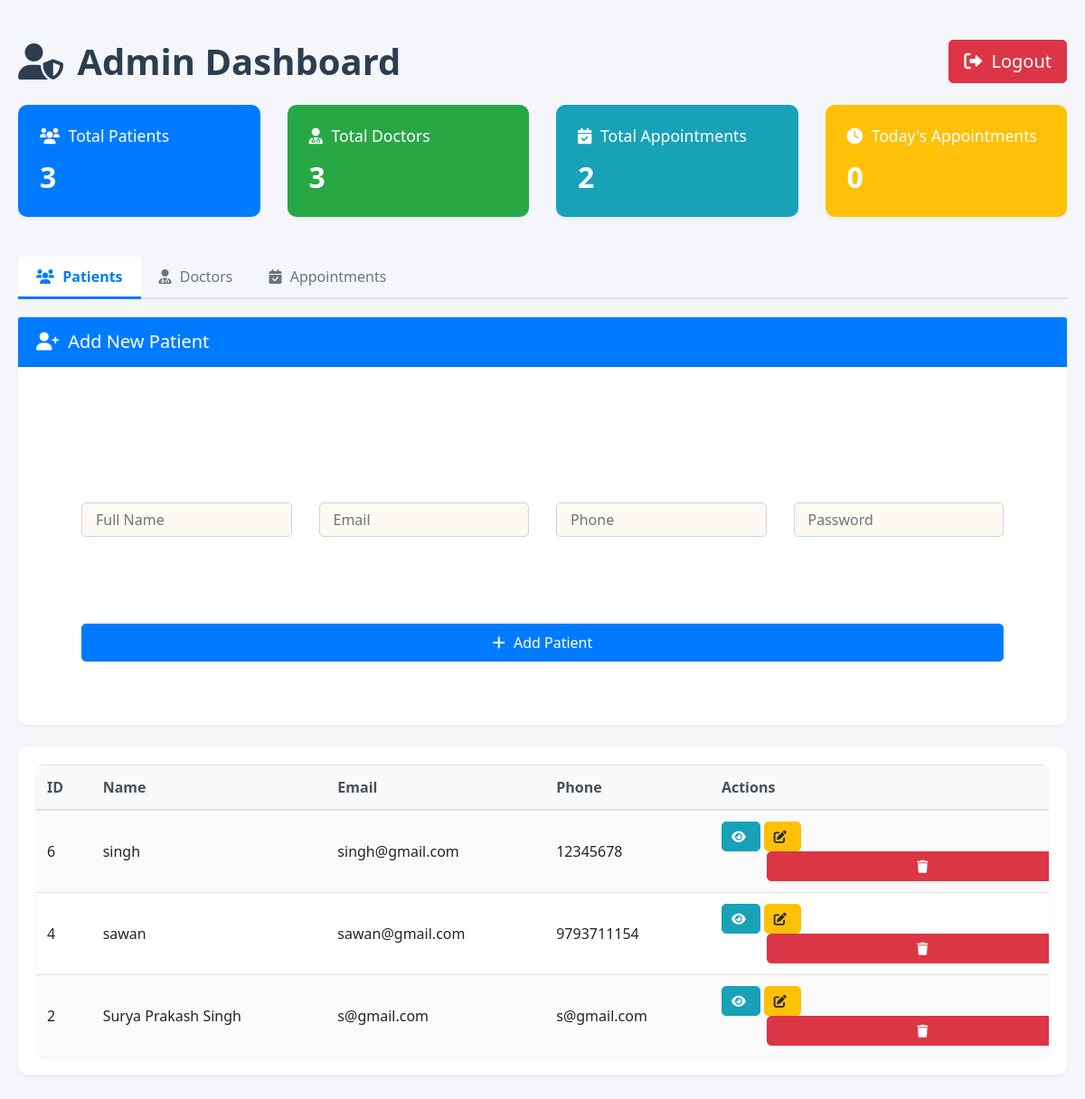
The app's page /admin_dashboard.php (signed in), older data.
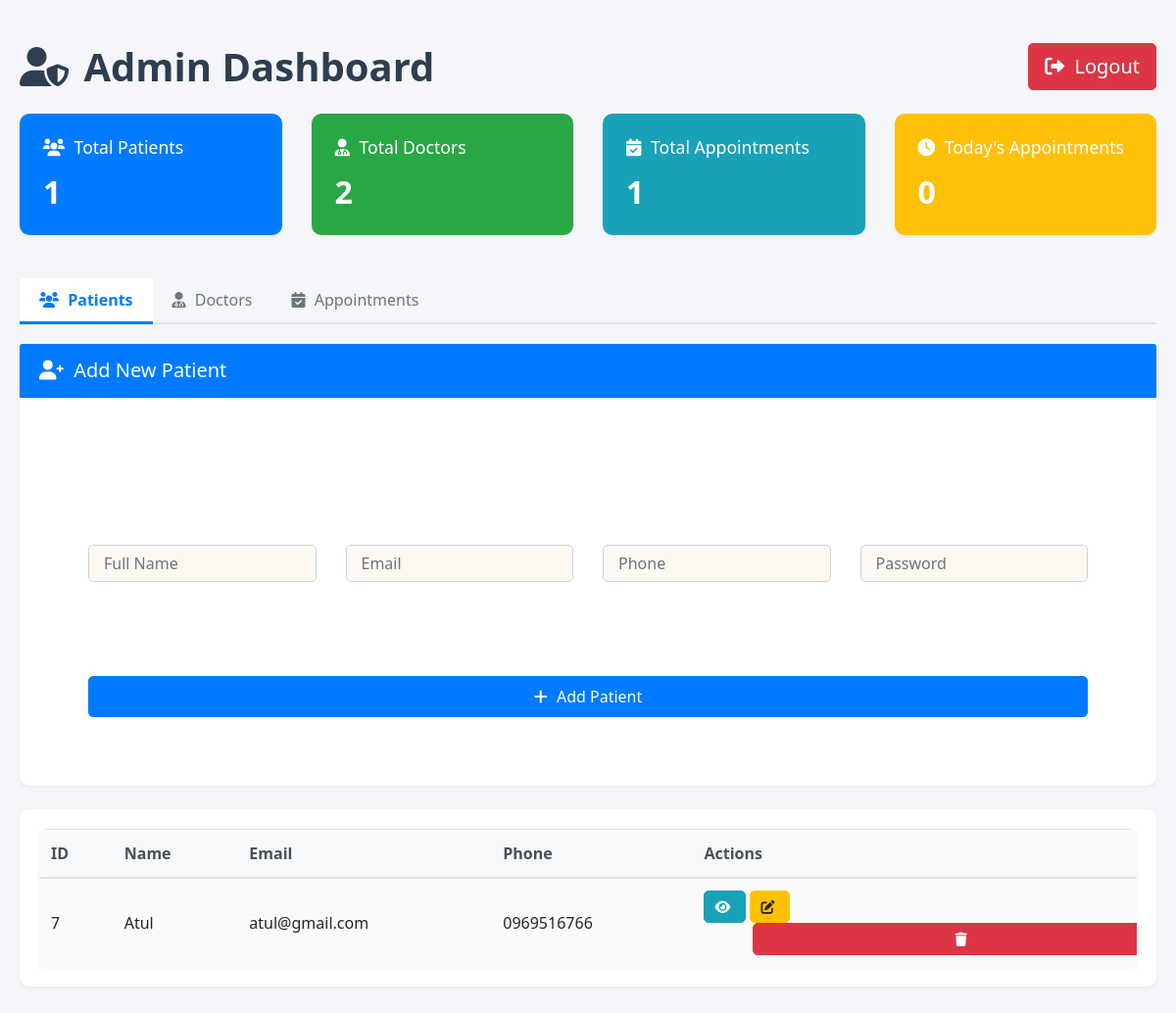
The same page, newer data.
### tables this page shows
CREATE TABLE IF NOT EXISTS `patients` (
  `patient_id` int NOT NULL AUTO_INCREMENT,
  `full_name` varchar(100) NOT NULL,
  `email` varchar(100) NOT NULL,
  `password` varchar(255) NOT NULL,
  `phone` varchar(20) DEFAULT NULL,
  `date_of_birth` date DEFAULT NULL,
  `gender` enum('Male','Female','Other') DEFAULT NULL,
  `address` text,
  `created_at` timestamp NULL DEFAULT CURRENT_TIMESTAMP,
  `profile_image` varchar(255) DEFAULT NULL,
  PRIMARY KEY (`patient_id`),
  UNIQUE KEY `email` (`email`),
  KEY `idx_patients_email` (`email`)
);

### admin_dashboard.php (the view, shortened to what this page needs)
<?php
require_once('config.php');
$patients_query = "SELECT * FROM patients ORDER BY patient_id DESC";
$patients_result = $con->query($patients_query);
$doctors_query = "SELECT * FROM doctors ORDER BY doctor_id DESC";
$doctors_result = $con->query($doctors_query);
$appointments_query = "SELECT a.*, p.full_name as patient_name, d.full_name as doctor_name
                      FROM appointments a
                      JOIN patients p ON a.patient_id = p.patient_id
                      JOIN doctors d ON a.doctor_id = d.doctor_id
                      ORDER BY a.appointment_date DESC";
$appointments_result = $con->query($appointments_query);
?>
<!DOCTYPE html>
<html>
<head>
    <link href="https://cdn.jsdelivr.net/npm/bootstrap@4.6.2/dist/css/bootstrap.min.css" rel="stylesheet">
    <link href="https://cdnjs.cloudflare.com/ajax/libs/font-awesome/6.4.2/css/all.min.css" rel="stylesheet">
    <link rel="stylesheet" href="../styles/login.css">
    <link rel="stylesheet" href="../assets/bootstrap/css/bootstrap.min.css">
    <link rel="stylesheet" href="https://cdnjs.cloudflare.com/ajax/libs/font-awesome/6.0.0/css/all.min.css">
</head>
<body>
    <div class="container-fluid mt-4">
        <div class="row mb-4">
            <div class="col-md-12">
                <div class="d-flex justify-content-between align-items-center">
                    <h1><i class="fas fa-user-shield"></i> Admin Dashboard</h1>
                    <a href="index.php" class="btn btn-danger btn-lg">
                        <i class="fas fa-sign-out-alt"></i> Logout
                    </a>
                </div>
            </div>
        </div>
        <div class="row mb-4">
            <div class="col-md-3">
                <div class="card bg-primary text-white dashboard-card">
                    <div class="card-body">
                        <h5><i class="fas fa-users"></i> Total Patients</h5>
                        <h2><?php echo $patients_result->num_rows; ?></h2>
                    </div>
                </div>
            </div>
            <div class="col-md-3">
                <div class="card bg-success text-white dashboard-card">
                    <div class="card-body">
                        <h5><i class="fas fa-user-md"></i> Total Doctors</h5>
                        <h2><?php echo $doctors_result->num_rows; ?></h2>
                    </div>
                </div>
            </div>
            <div class="col-md-3">
                <div class="card bg-info text-white dashboard-card">
                    <div class="card-body">
                        <h5><i class="fas fa-calendar-check"></i> Total Appointments</h5>
                        <h2><?php echo $appointments_result->num_rows; ?></h2>
                    </div>
                </div>
            </div>
            <div class="col-md-3">
                <div class="card bg-warning text-white dashboard-card">
                    <div class="card-body">
                        <h5><i class="fas fa-clock"></i> Today's Appointments</h5>
                        <h2><?php
                            $today = date('Y-m-d');
                            $today_query = "SELECT COUNT(*) as count FROM appointments WHERE appointment_date = '$today'";
                            $today_result = $con->query($today_query);
                            echo $today_result->fetch_assoc()['count'];
                        ?></h2>
                    </div>
                </div>
            </div>
        </div>
        <div class="row">
            <div class="col-md-12">
                <ul class="nav nav-tabs" id="dashboardTabs" role="tablist">
                    <li class="nav-item">
                        <a class="nav-link active" id="patients-tab" data-toggle="tab" href="#patients" role="tab">
                            <i class="fas fa-users"></i> Patients
                        </a>
                    </li>
                    <li class="nav-item">
                        <a class="nav-link" id="doctors-tab" data-toggle="tab" href="#doctors" role="tab">
                            <i class="fas fa-user-md"></i> Doctors
                        </a>
                    </li>
                    <li class="nav-item">
                        <a class="nav-link" id="appointments-tab" data-toggle="tab" href="#appointments" role="tab">
                            <i class="fas fa-calendar-check"></i> Appointments
                        </a>
                    </li>
                </ul>
                <div class="tab-content mt-3" id="dashboardTabsContent">
                    <div class="tab-pane fade show active" id="patients" role="tabpanel">
                        <div class="card mb-4">
                            <div class="card-header bg-primary text-white">
                                <h5 class="mb-0"><i class="fas fa-user-plus"></i> Add New Patient</h5>
                            </div>
                            <div class="card-body">
                                <form method="POST" action="">
                                    <div class="row">
                                        <div class="col-md-3">
                                            <div class="form-group">
                                                <input type="text" class="form-control" name="full_name" placeholder="Full Name" required>
                                            </div>
                                        </div>
                                        <div class="col-md-3">
                                            <div class="form-group">
                                                <input type="email" class="form-control" name="email" placeholder="Email" required>
                                            </div>
                                        </div>
                                        <div class="col-md-3">
                                            <div class="form-group">
                                                <input type="tel" class="form-control" name="phone" placeholder="Phone" required>
                                            </div>
                                        </div>
                                        <div class="col-md-3">
                                            <div class="form-group">
                                                <input type="password" class="form-control" name="password" placeholder="Password" required>
                                            </div>
                                        </div>
                                    </div>
                                    <button type="submit" name="add_patient" class="btn btn-primary">
                                        <i class="fas fa-plus"></i> Add Patient
                                    </button>
                                </form>
                            </div>
                        </div>
                        <div class="card">
                            <div class="card-body">
                                <div class="table-responsive">
                                    <table class="table table-striped">
                            <thead>
                                <tr>
                                    <th>ID</th>
                                    <th>Name</th>
                                    <th>Email</th>
                                                <th>Phone</th>
                                    <th>Actions</th>
                                </tr>
                            </thead>
                            <tbody>
                                            <?php while($patient = $patients_result->fetch_assoc()): ?>
                                            <tr>
                                                <td><?php echo $patient['patient_id']; ?></td>
                                                <td><?php echo $patient['full_name']; ?></td>
                                                <td><?php echo $patient['email']; ?></td>
                                                <td><?php echo $patient['phone']; ?></td>
                                                <td>
                                                    <button class="btn btn-info btn-sm" onclick="viewPatient(<?php echo $patient['patient_id']; ?>)">
                                                        <i class="fas fa-eye"></i>
                                                    </button>
                                                    <button
                                                        class="btn btn-warning btn-sm"
                                                        data-toggle="modal"
                                                        data-target="#editPatientModal"
                                                        onclick="fillEditPatientModal(
                                                            '<?php echo $patient['patient_id']; ?>',
                                                            '<?php echo htmlspecialchars($patient['full_name'], ENT_QUOTES); ?>',
                                                            '<?php echo htmlspecialchars($patient['email'], ENT_QUOTES); ?>',
                                                            '<?php echo htmlspecialchars($patient['phone'], ENT_QUOTES); ?>'
                                                        )"
                                                    >
                                                        <i class="fas fa-edit"></i>
                                                    </button>
                                                    <form method="POST" action="" style="display: inline;">
                                                        <button type="submit" name="delete_patient" class="btn btn-danger btn-sm" onclick="return confirm('Are you sure you want to delete this patient?')">
                                                            <i class="fas fa-trash"></i>
                                                        </button>
                                                    </form>
                                    </td>
                                </tr>
                                            <?php endwhile; ?>
                            </tbody>
                        </table>
                                </div>
                    </div>
                </div>
            </div>
                </div>
            </div>
        </div>
    </div>
</body>
</html>

### styles/login.css (style rules this page uses)
form { margin:50px; }
form input { background-color:#fef8f2 !important; }
form div { text-align:left; margin:40px 0px; }
form button { width:100%; }

### admin_dashboard.php (style rules this page uses)
body { background-color: #f4f6f9; font-family: 'Segoe UI', Tahoma, Geneva, Verdana, sans-serif; }
.dashboard-card { transition: transform 0.2s; border: none; border-radius: 10px; box-shadow: 0 4px 6px rgba(0, 0, 0, 0.1); margin-bottom: 20px; }
.dashboard-card .card-body { padding: 1.5rem; }
.dashboard-card h5 { font-size: 1.1rem; margin-bottom: 1rem; }
.dashboard-card h2 { font-size: 2rem; font-weight: bold; margin: 0; }
.nav-tabs { border-bottom: 2px solid #dee2e6; margin-bottom: 20px; }
.nav-tabs .nav-link { border: none; color: #6c757d; padding: 10px 20px; font-weight: 500; transition: all 0.3s; }
.nav-tabs .nav-link.active { color: #007bff; font-weight: bold; border: none; border-bottom: 3px solid #007bff; }
.table-responsive { max-height: 500px; overflow-y: auto; border-radius: 8px; box-shadow: 0 2px 4px rgba(0, 0, 0, 0.05); }
.table { margin-bottom: 0; }
.table thead th { background-color: #f8f9fa; border-bottom: 2px solid #dee2e6; color: #495057; font-weight: 600; padding: 12px; }
.table tbody td { padding: 12px; vertical-align: middle; }
.table-striped tbody tr:nth-of-type(odd) { background-color: rgba(0, 0, 0, 0.02); }
.form-control { border: 1px solid #ced4da; border-radius: 5px; padding: 10px 15px; transition: border-color 0.2s; }
.btn { padding: 8px 16px; border-radius: 5px; font-weight: 500; transition: all 0.3s; }
.btn-sm { padding: 5px 10px; font-size: 0.875rem; }
.btn-primary { background-color: #007bff; border-color: #007bff; }
.btn-danger { background-color: #dc3545; border-color: #dc3545; }
.btn-warning { background-color: #ffc107; border-color: #ffc107; color: #212529; }
.btn-info { background-color: #17a2b8; border-color: #17a2b8; }
.card { border: none; border-radius: 10px; box-shadow: 0 2px 4px rgba(0, 0, 0, 0.05); margin-bottom: 20px; }
.card-header { background-color: #fff; border-bottom: 1px solid rgba(0, 0, 0, 0.125); padding: 15px 20px; }
.card-body { padding: 20px; }
.fas { margin-right: 5px; }
.container-fluid { padding: 20px; }
h1 { color: #2c3e50; font-weight: 600; margin-bottom: 0; }

Row changes from the older to the newer data that the page shows:
removed patients: patient_id "6", full_name "singh", email "singh@gmail.com", phone "12345678"
removed patients: patient_id "4", full_name "sawan", email "sawan@gmail.com", phone "9793711154"
removed patients: patient_id "2", full_name "Surya Prakash Singh", email "s@gmail.com", phone "s@gmail.com"
added patients: patient_id "7", full_name "Atul", email "atul@gmail.com", phone "0969516766"
Text that changed along with them:
$patients_result->num_rows: "3" → "1"
$doctors_result->num_rows: "3" → "2"
$appointments_result->num_rows: "2" → "1"
